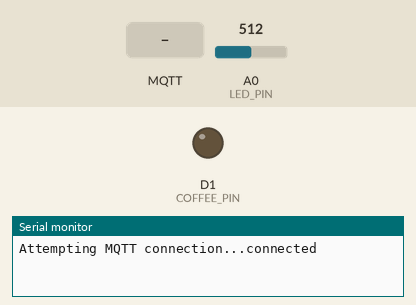
The sketch below on a simulated ESP8266 (NodeMCU). On the bench: output pins drawn as LEDs (lit = HIGH), the last lines printed to the serial monitor. The test bench sets the inputs (shaded band); at power-on: A0 (LED_PIN) = 512. WiFi joins after 1.5 s; servers stay silent unless stated; no MQTT or app messages arrive unless stated.

Above: at 2.7 s.
2.8 s: MQTT message "coffee/start" arrives on the first subscribed topic
At 3.2 s:
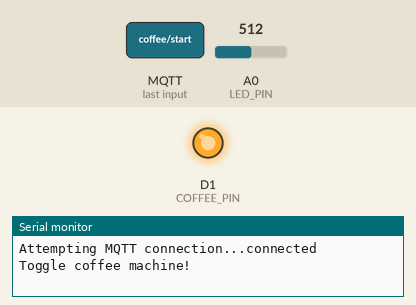
Timing chart, 0 to 5.8 s (numbered marks = the images above; inputs shaded):
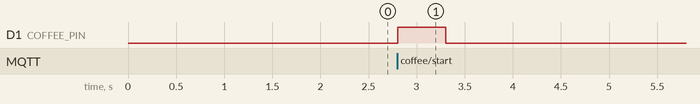

Measured:
- after the input at 2.8 s, D1 (COFFEE_PIN): LOW → HIGH at once, → LOW 0.50 s later

The sketch:

koffie.ino
```cpp
#include <ESP8266WiFi.h>        // Wifi library
#include <PubSubClient.h>       // MQTT library
#include <OneWire.h>
#include <WiFiManager.h>          //https://github.com/tzapu/WiFiManager WiFi Configuration Magic

#include "config.h"

WiFiClient wifiClient;               // WiFi
PubSubClient client(wifiClient);     // MQTT

// PINS
const int COFFEE_PIN = D1;
const int LED_PIN = A0;


// Timers
const int CheckStatusInterval = 1000;
unsigned long statTimer = 0;

bool triggerCoffee = false;
bool firstTrigger = true;
bool coffeeStatus = false;

bool isConnected = false;

void setup() {
  Serial.begin(9600);

  WiFiManager wifiManager;
  WiFiManagerParameter custom_text("<p>(c) 2018 by <a href=\"mailto:dev@joszuijderwijk.nl\">Jos Zuijderwijk</a></p>");
  wifiManager.addParameter(&custom_text);

  if (wifiManager.autoConnect("KoffiePot", "")){
    isConnected = true;
  }

  client.setServer(MQTT_SERVER, MQTT_PORT);
  client.setCallback(callback);

  pinMode(COFFEE_PIN, OUTPUT);


}

// Handel inkomenden berichten af
void callback(char* topic, byte* payload, unsigned int len) {

    String msg = ""; // payload
    for (int i = 0; i < len; i++) {
      msg += ((char)payload[i]);
    }

  if ( strcmp(topic, "coffee/start") == 0 ){
      // start
      coffeeStatus = (msg == "1");
      triggerCoffee = true;
  }

}

// Probeer MQTT connectie te herstellen
void reconnect() {
  // Loop until we're reconnected
  while (!client.connected()) {
    Serial.print("Attempting MQTT connection...");

    if (client.connect(MQTT_CLIENT, MQTT_USER, MQTT_PASS, "coffee/connection", 0, 1, "0")) {
      Serial.println("connected");

      // Stuur Hello World!
      client.publish("coffee/connection", "1", 1);
      client.subscribe("coffee/start");

    } else {
      Serial.print("failed, rc=");
      Serial.print(client.state());
      Serial.println(" try again in 5 seconds");
    }
  }
}


void loop() {
    if (!client.connected()){
     reconnect();
    }

  if (triggerCoffee){
    triggerCoffee = false;

    client.publish("coffee/status", coffeeStatus ? "1" : "0", 1);

    //double check
    if (analogRead(LED_PIN) > 500 != coffeeStatus){
      Serial.println("Toggle coffee machine!");
      digitalWrite(COFFEE_PIN, HIGH);
      delay(500);
      digitalWrite(COFFEE_PIN, LOW);
    }
  }

  if (millis() - statTimer > CheckStatusInterval){
    statTimer = millis();

    if ((analogRead(LED_PIN) > 500) != coffeeStatus){
      coffeeStatus = !coffeeStatus;
      client.publish("coffee/status", coffeeStatus ? "1" : "0", 1);

    }
  }


  client.loop();

}
```

config.sample.h
```cpp
// MQTT settings
#define MQTT_SERVER ""
#define MQTT_PORT 1883
#define MQTT_USER ""
#define MQTT_PASS ""
#define MQTT_CLIENT ""
```
